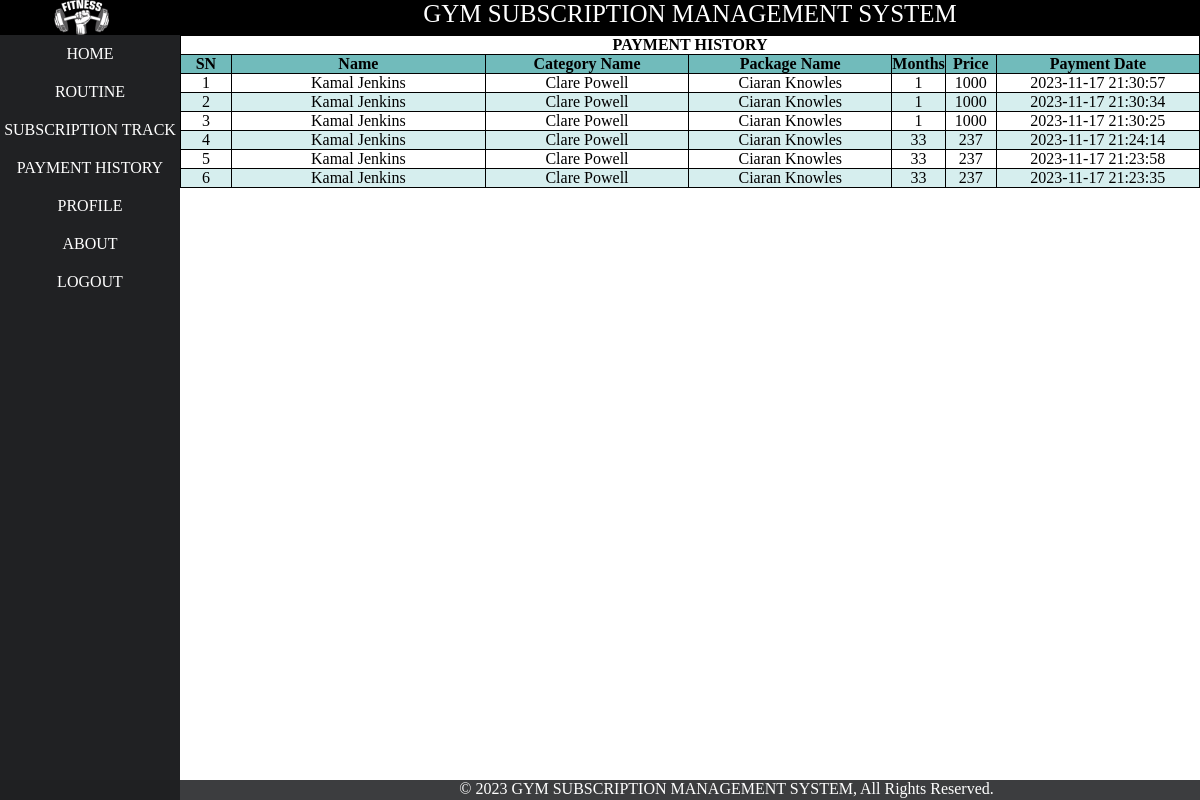
Page /memberPaymentHistory.php (signed in) on the committed database.
### tables this page shows
CREATE TABLE `payment` (
  `pid` int(11) NOT NULL,
  `mid` int(11) NOT NULL,
  `cname` varchar(100) NOT NULL,
  `package_name` varchar(100) NOT NULL,
  `duration` int(11) NOT NULL,
  `price` int(11) NOT NULL,
  `date` datetime NOT NULL DEFAULT current_timestamp()
);

### layout_member/member_session.php (called while the page is built, shortened)
<?php
$row = $_SESSION['member'];
$id = $row['mid'];
$n = $row['name'];
?>

### memberPaymentHistory.php (the view, shortened to what this page needs)
<?php
include('layout_member/header.php');
include('layout_member/left.php');
include('layout_member/member_session.php');
?>
<div id="right">
    <link rel="stylesheet" href="css/tableDecorate.css">
    <table class="payment_table" border="1px">
        <tr>
            <th colspan="7">
                PAYMENT HISTORY
            </th>
        </tr>
        <tr>
            <th width="5%">SN</th>
            <th width="25%">Name</th>
            <th width="20%">Category Name</th>
            <th width="20%">Package Name</th>
            <th width="5%">Months</th>
            <th width="5%">Price</th>
            <th width="20%">Payment Date</th>
        </tr>
        <?php
        $conn = new mysqli("localhost", "root", "", "gsms");
        $sql = "SELECT *FROM   payment where mid=$id
             ORDER BY payment.date DESC";
        $r = $conn->query($sql);
        $i = 0;
        if ($r) {
            if ($row = $r->num_rows > 0) {
                while ($row = $r->fetch_assoc()) {
                    $cname = $row['cname'];
                    $package_name = $row['package_name'];
                    $duration = $row['duration'];
                    $price = $row['price'];
                    $date = $row['date'];
                    $i++;
                    echo "
                        <tr>
                            <td>$i</td>
                            <td>$n</td>
                            <td>$cname</td>
                            <td>$package_name</td>
                            <td>$duration</td>
                            <td>$price</td>
                            <td>$date</td>
                        </tr>
                    ";
                }
            } else {
                echo "
                <tr>
                    <td colspan='7'> No Payment Found</td>
                </tr>
            ";
            }
        }
        ?>
    </table>
</div>
<?php
include('layout_member/footer.php');
?>

### css/style.css (style rules this page uses)
* { margin: 0px; padding: 0px; }
#right { text-align: justify; color: rgb(255, 250, 250); width: 85%; background-color: #292b2e; float: right; }
.payment_table { width: 100%; background-color: white; text-align: center; color: black; border: 1px black solid; border-collapse: collapse; }

### css/tableDecorate.css (style rules this page uses)
tr:nth-child(even) { background-color: #D6EEEE; }
tr:nth-child(1) { background-color: #ffffff; }
tr:nth-child(2) { background-color: #71bbbb; }

### rows in the picture
payment: cname "Clare Powell", package_name "Ciaran Knowles", duration "1", price "1000", date "2023-11-17 21:30:57"
payment: cname "Clare Powell", package_name "Ciaran Knowles", duration "1", price "1000", date "2023-11-17 21:30:34"
payment: cname "Clare Powell", package_name "Ciaran Knowles", duration "1", price "1000", date "2023-11-17 21:30:25"
payment: cname "Clare Powell", package_name "Ciaran Knowles", duration "33", price "237", date "2023-11-17 21:24:14"
payment: cname "Clare Powell", package_name "Ciaran Knowles", duration "33", price "237", date "2023-11-17 21:23:58"
payment: cname "Clare Powell", package_name "Ciaran Knowles", duration "33", price "237", date "2023-11-17 21:23:35"
